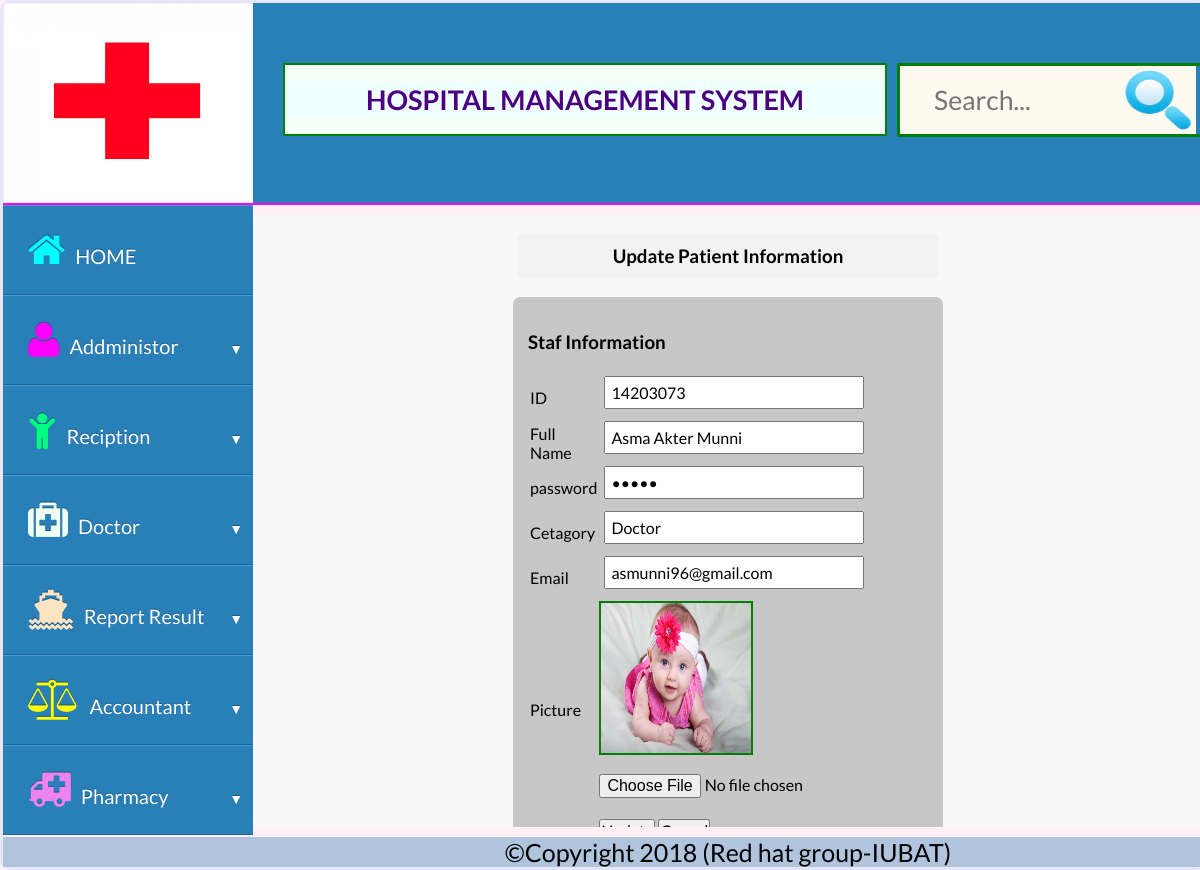
/admin/update_patient_info.php?id=14203073 (signed in), run on the app's committed database.
### tables this page shows
CREATE TABLE `registration` (
  `id` int(11) NOT NULL,
  `name` varchar(111) NOT NULL,
  `password` varchar(111) NOT NULL,
  `Cetagory` varchar(111) NOT NULL,
  `email` varchar(111) NOT NULL,
  `pic` varchar(111) NOT NULL
);

### functions/dbconfig.php (called while the page is built)
<?php
	class dbconfig{
		public function connection(){
			$conn = new mysqli("127.0.0.1","root","","hospital_management_system");
			return $conn;
		}
	}
?>

### functions/functions.php (called while the page is built, shortened)
<?php
class cls_func{
	public function con(){
		$connect = new dbconfig();
		return $connect->connection();
	}
public function edit_st_info($id){
		$result = $this->con()->query("Select * from registration where id='$id'");
		return $result;
	}
	}
	?>

### admin/update_patient_info.php (the view, shortened to what this page needs)
 <link rel="stylesheet" href="plugins/file-uploader/css/jquery.fileupload.css">
<link rel="stylesheet" href="plugins/file-uploader/css/jquery.fileupload-ui.css">
<?php
require_once('../functions/dbconfig.php');
  require_once('../functions/functions.php');
  $obj = new cls_func();
?>
<!DOCTYPE HTML>
<html>
  <head>
      <link rel="stylesheet" type="text/css" href="../css/project.css"/>
      <link rel="stylesheet" type="text/css" href="../css/font-awesome.min.css"/>
      <link rel="stylesheet" href="../css/normalize.css">
          <link rel="stylesheet" href="../css/dropdown.css">
  </head>
  <body>
      <div class="all">
        <div class="firsttwo">
          <div class="logo">
            <img src="../images/medical-logo.jpeg" style="width:250px;height:200px;"/>
          </div>
          <div class="title">
            <center>
            <h1>HOSPITAL MANAGEMENT SYSTEM</h1>
            </center>
          </div>
          <div class="search">
            <div class="box">
  <div class="container-1">
      <input type="search" id="search" placeholder="Search..." />
   <a href=""><img src="../images/search.png" alt="" style="width:76px;
   height:68px;
   background-color:#FFFAF0;
   margin:0px;
  "/></a>
  </div>
</div>
          </div>
        </div>
        <div class="secondthree">
    <div class="container">
    <ul>
      <li class="dropdown">
        <a href="../index.php" data-toggle="dropdown"><i class="fa-2x fa fa-home" aria-hidden="true" style="margin-right:10px;color:#00FFFF;"></i>HOME </a>
      </li>
      <li class="dropdown">
        <a href="#" data-toggle="dropdown"><i class="fa-2x fa fa-user" aria-hidden="true" style="margin-right:10px;color:#FF00FF;"></i>Addministor <i class="icon-arrow"></i></a>
      </li>
    <li class="dropdown">
      <a href="#" data-toggle="dropdown"><i class="fa-2x fa fa-child" aria-hidden="true" style="margin-right:10px;color:#00FF7F;"></i>Reciption <i class="icon-arrow"></i></a>
    </li><li class="dropdown">
      <a href="#" data-toggle="dropdown"><i class="fa-2x fa fa-medkit" aria-hidden="true" style="margin-right:10px;color:#F0FFF0;"></i>Doctor<i class="icon-arrow"></i></a>
    </li><li class="dropdown">
      <a href="#" data-toggle="dropdown"><i class="fa-2x fa fa-ship" aria-hidden="true" style="margin-right:10px;color:#FFE4C4;"></i>Report Result<i class="icon-arrow"></i></a>
    </li><li class="dropdown">
      <a href="#" data-toggle="dropdown"><i class="fa-2x fa fa-balance-scale" aria-hidden="true" style="margin-right:10px;color:#FFFF00;"></i>Accountant<i class="icon-arrow"></i></a>
    </li>
    <li class="dropdown">
      <a href="#" data-toggle="dropdown"><i class="fa-2x fa fa-ambulance" aria-hidden="true" style="margin-right:10px;color:#EE82EE;"></i>Pharmacy<i class="icon-arrow"></i></a>
    </li>
  </ul>
</div>
          <div class="MIDDLE" style="height: 612px;">
            <div class="contain">
              <h3>Update Patient Information</h3>
            </div>
                 <?php
                     $qry1=$obj->edit_st_info($_GET['id']);
                     $rec=$qry1->fetch_assoc();
                  ?>
              <div class="login_reg">
                <form enctype="multipart/form-data" method="post" class="form-horizontal">
                <table style="width:30%">
                  <tr>
                <h3>Staf Information</h3>
                  </tr>
                  <tr>
                   <td>ID</td>
                    <td><input id="id" name="id" type="text" value="<?php echo $rec['id']; ?>" placeholder="Enter Your Id" readonly></td>
                  </tr>
                  <tr>
                    <td>Full Name</td>
                    <td><input id="name" name="name" type="text" value="<?php echo $rec['name']; ?>" placeholder="Enter Your Name" required=""></td>
                  </tr>
                             <tr>
                                    <td>password</td>
                                    <td><input id="password" name="password" type="password" value="<?php echo $rec['password']; ?>"></td>
                                  </tr>
                  <tr>
                     <td>Cetagory</td>
                      <td><input type="text" id="Cetagory" name="Cetagory" value="<?php echo $rec['Cetagory']; ?>" placeholder=" Enter your Cetagory"/></td>
                            </tr>
                              <tr>
                              <td>Email</td>
                              <td><input id="email" name="email" value="<?php echo $rec['email']; ?>" type="text"></td>
                            </tr>
                            <tr>
                          <td>Picture</td>
                            <td>
                                <img id="logo_preview" src="../images/<?php echo $rec['pic']?>" style="height:150px; width:150px; border:2px green solid;"><br><br>
                                <input type="file" name="personal_image" id="spic" onchange="PreviewImage('personal_image', 'logo_preview')">
                          <br><br>
                    </td>
                      </tr>
                       <tr>
                            <td></td>
                            <td>
                                   <button id="submit" name="submit" class="btn btn-primary">Update</button>
                                    <a href = "../index.php"><input type = "button" value = "Cancel" ></a>
                            </td>
                        </tr>
                      </table>
                      </form>
                </div>
          </div>
        <div class="copyright">
        <center>
       &copy;Copyright 2018 (Red hat group-IUBAT)
        </center>
        </div>
      </div>
  </body>
</html>

### css/project.css (style rules this page uses)
* { margin:0px;padding:0px; }
body { background-color:#FFF0F5; }
.all { width:1200px;margin:0px auto;background-color:#FFF0F5;border:3px solid #E6E6FA;border-radius:10px; }
.firsttwo { background-color:#2980B9;display:block;overflow:hidden;border-bottom:2px solid #FF00FF; }
.logo { background-color:;float:left; }
.title { background-color:#F5FFFA;margin-left:30px;margin-top:60px;width:600px;float:left;padding:0px;border:2px solid green; }
.title h1 { background-color:#F0FFFF;color:#4B0082;font-size:27px; }
.secondthree { overflow:hidden;display:block; }
.MIDDLE { background-color: #f8f8f8;width:950px;margin:10px auto;overflow: hidden; }
.copyright { background-color:#B0C4DE;font-size:25px;margin-top:5px; }
.search { float:right;margin-top:60px;border:3px solid green; }
.container-1 { width: 300px; vertical-align: middle; white-space: nowrap; position: relative; }
.container-1 input#search { width: 220px; height: 50px; background:#FFFAF0; border: none; font-size: 20pt; float: left; color: #63717f; padding:34px; }
.contain { padding: 20px;text-align: center;overflow: hidden;display: block; }
.contain h3 { background-color: #f2f2f2;width:400px;margin:0px auto;padding: 10px; }
input[type="text"],input[type="email"],input[type="password"] { border:1px solod green;width: 260px;margin-bottom: 10px;margin-left: 5px;padding: 5px; }
.login_reg { background-color: #c7c7c7;width:400px;margin:0px auto;border:1px solod #f7f7f7;border-radius: 7px;padding: 15px; }

### css/dropdown.css (style rules this page uses)
body { font-family: "Lato", Helvetica, Arial; font-size: 16px; }
*, *:before, *:after { -webkit-border-sizing: border-box; -moz-border-sizing: border-box; border-sizing: border-box; }
.container { float:left; width: 250px; margin: 0px; }
.container > ul { list-style: none; padding: 0; margin: 0 0 20px 0; }
.dropdown a { text-decoration: none;font-size: 20px; }
.dropdown [data-toggle="dropdown"] { position: relative; display: block; color: white; background: #2980B9; -moz-box-shadow: 0 1px 0 #409ad5 inset, 0 -1px 0 #20638f inset; -webkit-box-shadow: 0 1px 0 #409ad5 inset, 0 -1px 0 #20638f inset; box-shadow: 0 1px 0 #409ad5 inset, 0 -1px 0 #20638f inset; text-shadow: 0 -1px 0 rgba(0, 0, 0, 0.3); padding: 25px; }
.dropdown .icon-arrow { position: absolute; display: block; font-size: 0.7em; color: #fff; top: 45px; right: 10px; }
.dropdown .icon-arrow:before { content: '\25BC'; }

### data on the page
registration: id "14203073", name "Asma Akter Munni", Cetagory "Doctor", email "asmunni96@gmail.com", pic (picture)
